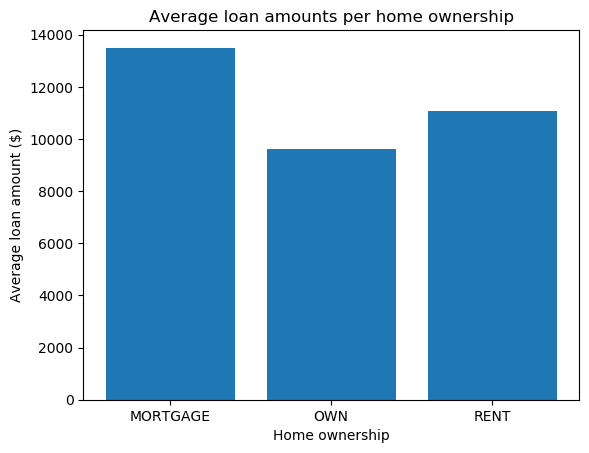

This chart was generated by the following Python code:
'''Am I a data scientist now? '''
import sys, csv ,operator
import matplotlib.pyplot as plt

mortgage = 0.0
rent = 0.0
own = 0.0

mort_amt = 0.0
rent_amt = 0.0
own_amt = 0.0

def do_everything():

    home_data =csv.reader(open('home_ownership_data.csv', 'r'),delimiter=',')

    #iterates through the home ownership data to find the loan amount for each ID
    for first_row in home_data:

        ident = str(first_row[0])
        loan_type = str(first_row[1])
        if loan_type == "home_ownership":
            continue
        look_loan(ident, loan_type)
    
    #Setting parameters of the graph here
    names = ['MORTGAGE', 'OWN', 'RENT']
    values = [float(mortgage/mort_amt), float(own/own_amt), float(rent/rent_amt)]
    plt.bar(names, values) 
    plt.xlabel('Home ownership')
    plt.ylabel('Average loan amount ($)')
    plt.title('Average loan amounts per home ownership')  
    plt.autoscale()
    plt.savefig('submission.png', bbox_inches='tight')

def look_loan(ident, loan_type):

    '''apparently python doesn't allow me to reset iterators,
    who would have known? This function is here to make up for it'''

    loan_data = csv.reader(open('loan_data.csv', 'r'),delimiter=',')

    #conducts linear search of the loan data to see where the corresponding ID and loan
    #amounts are found
    #counts number of each type of category
    for second_row in loan_data:

            check_ident = str(second_row[0])

            if ident == check_ident:
                amt = float(second_row[1])
                if loan_type == 'MORTGAGE':
                    global mortgage 
                    mortgage += amt
                    global mort_amt
                    mort_amt += 1.0
                elif loan_type == 'RENT':
                    global rent 
                    rent += amt
                    global rent_amt
                    rent_amt += 1.0
                elif loan_type == 'OWN':
                    global own 
                    own += amt
                    global own_amt
                    own_amt += 1.0
                return

do_everything()